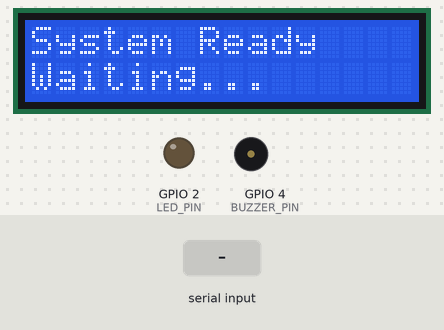
A sketch run on a simulated ESP32. On the bench: 16×2 character LCD, output pins drawn as LEDs (lit = HIGH), buzzer (waves = sounding, pin HIGH). Inputs (shaded band) come from the test bench. WiFi joins after 1.5 s; servers stay silent unless stated; what the sketch prints to the serial monitor is not drawn.

Above: at 5.8 s.
5.9 s: "WARNING\n" received over Serial
At 7.1 s:
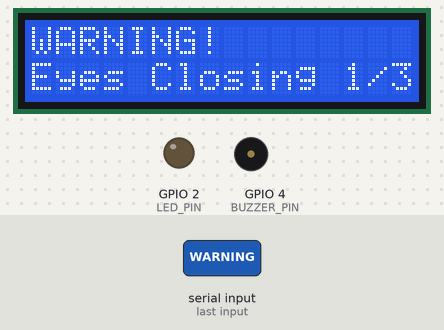
7.5 s: "SAFE\n" received over Serial
At 8.3 s:
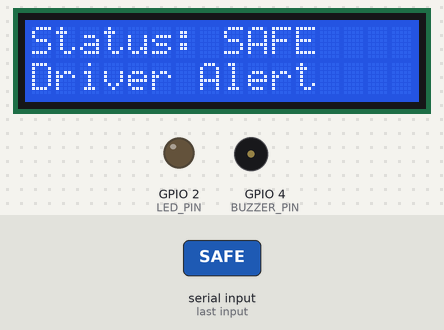
9.0 s: "NO_FACE\n" received over Serial
At 9.4 s:
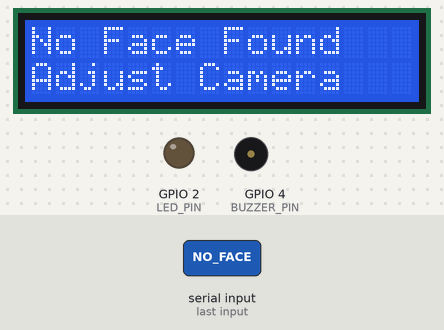
10.5 s: "ALERT\n" received over Serial
At 11.11 s:
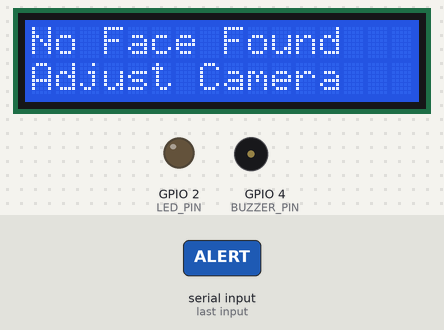
13.4 s: "WARNING\n" received over Serial
At 15.95 s:
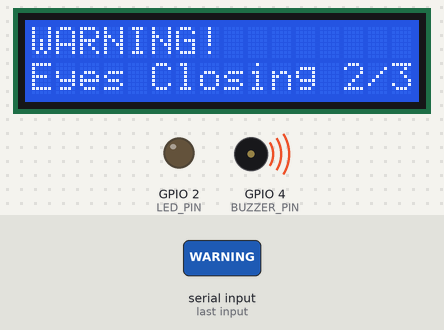
Timing chart, 0 to 19.0 s (numbered marks = the images above; inputs shaded):
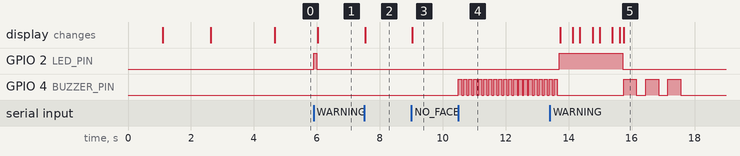

The sketch:

esp32_code.ino
```cpp
#include <WiFi.h>
#include <HTTPClient.h>
#include <Wire.h>
#include <LiquidCrystal_I2C.h>

// ───── CONFIG ─────
const char* WIFI_SSID = "YOUR_WI-FI_USERENAME";
const char* WIFI_PASS = "YOUR_WI-FI_PASSWORD";
const char* BOT_TOKEN = "YOUR_BOT-TOKEN";
const char* CHAT_ID   = "YOUR_CHAT_ID";

// ───── PINS ─────
#define LED_PIN     2
#define BUZZER_PIN  4

// ───── LCD ─────
LiquidCrystal_I2C lcd(0x27, 16, 2);

// ───── STATE ─────
int           warnCount      = 0;
unsigned long firstWarnTime  = 0;
unsigned long lastAlertTime  = 0;
unsigned long lastWiFiCheck  = 0;
bool          buzzerActive   = false;  // tracks if buzzer is running

#define WARN_COUNT_LIMIT   3
#define WARN_WINDOW        300000   // 5 minutes
#define ALERT_COOLDOWN     30000    // 30 seconds
#define WIFI_CHECK_MS      10000    // 10 seconds

// ───── TELEGRAM ─────
void sendTelegram(String msg) {
  if (WiFi.status() != WL_CONNECTED) {
    Serial.println("[X] No WiFi - Telegram skipped");
    return;
  }
  HTTPClient http;
  String url = "https://api.telegram.org/bot"
               + String(BOT_TOKEN) + "/sendMessage";
  http.begin(url);
  http.addHeader("Content-Type", "application/json");

  String json = "{\"chat_id\":\"" + String(CHAT_ID) + "\","
                "\"text\":\"" + msg + "\","
                "\"parse_mode\":\"Markdown\"}";

  int code = http.POST(json);
  Serial.println(code == 200
    ? "[OK] Telegram sent"
    : "[X] Telegram fail: " + String(code));
  http.end();
}

// ───── LCD SCREENS ─────
void showReady() {
  lcd.clear();
  lcd.setCursor(0, 0);
  lcd.print("System Ready    ");
  lcd.setCursor(0, 1);
  lcd.print("Waiting...      ");
}

void showSafe() {
  lcd.clear();
  lcd.setCursor(0, 0);
  lcd.print("Status: SAFE    ");
  lcd.setCursor(0, 1);
  lcd.print("Driver Alert    ");
}

void showWarning(int count) {
  lcd.clear();
  lcd.setCursor(0, 0);
  lcd.print("WARNING!        ");
  lcd.setCursor(0, 1);
  lcd.print("Eyes Closing ");
  lcd.print(count);
  lcd.print("/");
  lcd.print(WARN_COUNT_LIMIT);
}

void showAlert() {
  for (int i = 0; i < 3; i++) {
    lcd.clear();
    lcd.setCursor(0, 0);
    lcd.print("!!! ALERT !!!");
    lcd.setCursor(0, 1);
    lcd.print("Driver Drowsy");
    delay(400);
    lcd.clear();
    delay(200);
  }
  lcd.setCursor(0, 0);
  lcd.print("!!! ALERT !!!");
  lcd.setCursor(0, 1);
  lcd.print("Msg Sent!       ");
}

void showNoFace() {
  lcd.clear();
  lcd.setCursor(0, 0);
  lcd.print("No Face Found   ");
  lcd.setCursor(0, 1);
  lcd.print("Adjust Camera   ");
}

// ───── BUZZER ─────

void buzzerOff() {
  // stop buzzer immediately — called when driver wakes up
  digitalWrite(BUZZER_PIN, LOW);
  buzzerActive = false;
  Serial.println("[~] Buzzer stopped");
}

// slow 3 beeps — warning sound
// different from alert — slower and softer
void buzzerWarning() {
  buzzerActive = true;
  Serial.println("[~] Warning buzzer");
  for (int i = 0; i < 3; i++) {
    if (!buzzerActive) break;   // stop if driver woke up
    digitalWrite(BUZZER_PIN, HIGH); delay(400);
    digitalWrite(BUZZER_PIN, LOW);  delay(300);
  }
}

// fast continuous beeps — alert sound
// clearly different from warning — faster and longer
void buzzerAlert() {
  buzzerActive = true;
  Serial.println("[~] Alert buzzer");
  for (int i = 0; i < 20; i++) {
    if (!buzzerActive) break;   // stop if driver woke up
    digitalWrite(BUZZER_PIN, HIGH); delay(100);
    digitalWrite(BUZZER_PIN, LOW);  delay(60);
  }
}

// ───── WIFI ─────
void connectWiFi() {
  lcd.clear();
  lcd.print("Connecting WiFi ");
  WiFi.begin(WIFI_SSID, WIFI_PASS);

  int attempts = 0;
  while (WiFi.status() != WL_CONNECTED && attempts < 20) {
    delay(500);
    attempts++;
  }

  if (WiFi.status() == WL_CONNECTED) {
    Serial.println("[OK] WiFi connected");
    lcd.clear();
    lcd.print("WiFi Connected! ");
    lcd.setCursor(0, 1);
    lcd.print(WiFi.localIP().toString());
    delay(2000);
  } else {
    Serial.println("[X] WiFi failed");
    lcd.clear();
    lcd.print("WiFi Failed!    ");
    lcd.setCursor(0, 1);
    lcd.print("Offline Mode    ");
    delay(2000);
  }
}

// ───── HANDLE STATUS ─────
void handleStatus(String status) {
  unsigned long now = millis();

  // ── SAFE — driver woke up ──────────────────
  if (status == "SAFE") {
    buzzerOff();              // stop any buzzer immediately
    digitalWrite(LED_PIN, LOW);
    showSafe();
    Serial.println("[OK] SAFE");
  }

  // ── WARNING ───────────────────────────────
  else if (status == "WARNING") {
    digitalWrite(LED_PIN, HIGH);
    delay(100);
    digitalWrite(LED_PIN, LOW);

    if (warnCount == 0) {
      firstWarnTime = now;
    }

    if ((now - firstWarnTime) < WARN_WINDOW) {
      warnCount++;
      Serial.println("[!] Warn count: "
        + String(warnCount)
        + "/" + String(WARN_COUNT_LIMIT));

      showWarning(warnCount);

      // ── buzzer starts after 2nd warning ────
      if (warnCount >= 2) {
        buzzerWarning();
      }

      // ── telegram after 3rd warning ─────────
      if (warnCount >= WARN_COUNT_LIMIT) {
        sendTelegram(
          "⚠️ *WARNING ALERT*\n"
          "━━━━━━━━━━━━━━━\n"
          "😪 Driver drowsy 3 times in 5 mins!\n"
          "👀 Eyes closing repeatedly\n"
          "🙏 Please check on the driver!"
        );
        warnCount     = 0;
        firstWarnTime = 0;
      }

    } else {
      // window expired — reset count
      Serial.println("[!] Warn window expired - reset");
      warnCount     = 1;
      firstWarnTime = now;
      showWarning(warnCount);
    }
  }

  // ── ALERT ─────────────────────────────────
  else if (status == "ALERT") {
    // loud fast buzzer — always on alert
    buzzerAlert();
    digitalWrite(LED_PIN, HIGH);
    showAlert();
    Serial.println("[!!] ALERT");

    // telegram immediately on first alert
    // then 30 second cooldown
    if (now - lastAlertTime > ALERT_COOLDOWN) {
      sendTelegram(
        "🚨 *EMERGENCY ALERT* 🚨\n"
        "━━━━━━━━━━━━━━━\n"
        "😴 Driver is DROWSY!\n"
        "🔴 Eyes fully closed!\n"
        "🛑 PULL OVER IMMEDIATELY!\n"
        "⛔ DO NOT IGNORE THIS!"
      );
      lastAlertTime = now;
      warnCount     = 0;
      firstWarnTime = 0;
    }
  }

  // ── NO FACE ───────────────────────────────
  else if (status == "NO_FACE") {
    buzzerOff();
    digitalWrite(LED_PIN, LOW);
    showNoFace();
    Serial.println("[?] NO_FACE");
  }

  else {
    Serial.println("[?] Unknown: [" + status + "]");
  }
}

// ───── SETUP ─────
void setup() {
  Serial.begin(9600);
  pinMode(LED_PIN,    OUTPUT);
  pinMode(BUZZER_PIN, OUTPUT);
  buzzerOff();
  digitalWrite(LED_PIN, LOW);

  Wire.begin(21, 22);
  lcd.init();
  lcd.backlight();
  lcd.print("System Starting ");
  delay(1000);

  connectWiFi();

  showReady();
  Serial.println("[OK] ESP32 Ready.");
}

// ───── LOOP ─────
void loop() {

  // ── WiFi watchdog non blocking ─────────────
  unsigned long now = millis();
  if (now - lastWiFiCheck > WIFI_CHECK_MS) {
    lastWiFiCheck = now;
    if (WiFi.status() != WL_CONNECTED) {
      Serial.println("[!] WiFi lost - reconnecting");
      WiFi.reconnect();
    }
  }

  // ── Read from Python ──────────────────────
  if (Serial.available() > 0) {
    String cmd = Serial.readStringUntil('\n');
    cmd.trim();
    if (cmd.length() > 0) {
      Serial.println("[<-] " + cmd);
      handleStatus(cmd);
    }
  }
}
```

Measured:
- after the input at 5.9 s, GPIO 2 (LED_PIN): LOW → HIGH at once, → LOW 0.10 s later; the display: changes after 0.13 s (image 1)
- after the input at 7.5 s, the display: changes at once (image 2)
- after the input at 9.0 s, the display: changes at once (image 3)
- after the input at 10.5 s, GPIO 4 (BUZZER_PIN): alternates HIGH for 0.10 s and LOW for 0.06 s, starting at once
- after the input at 13.4 s, the display: first differs from a run without the input after 2.4 s (image 5)
